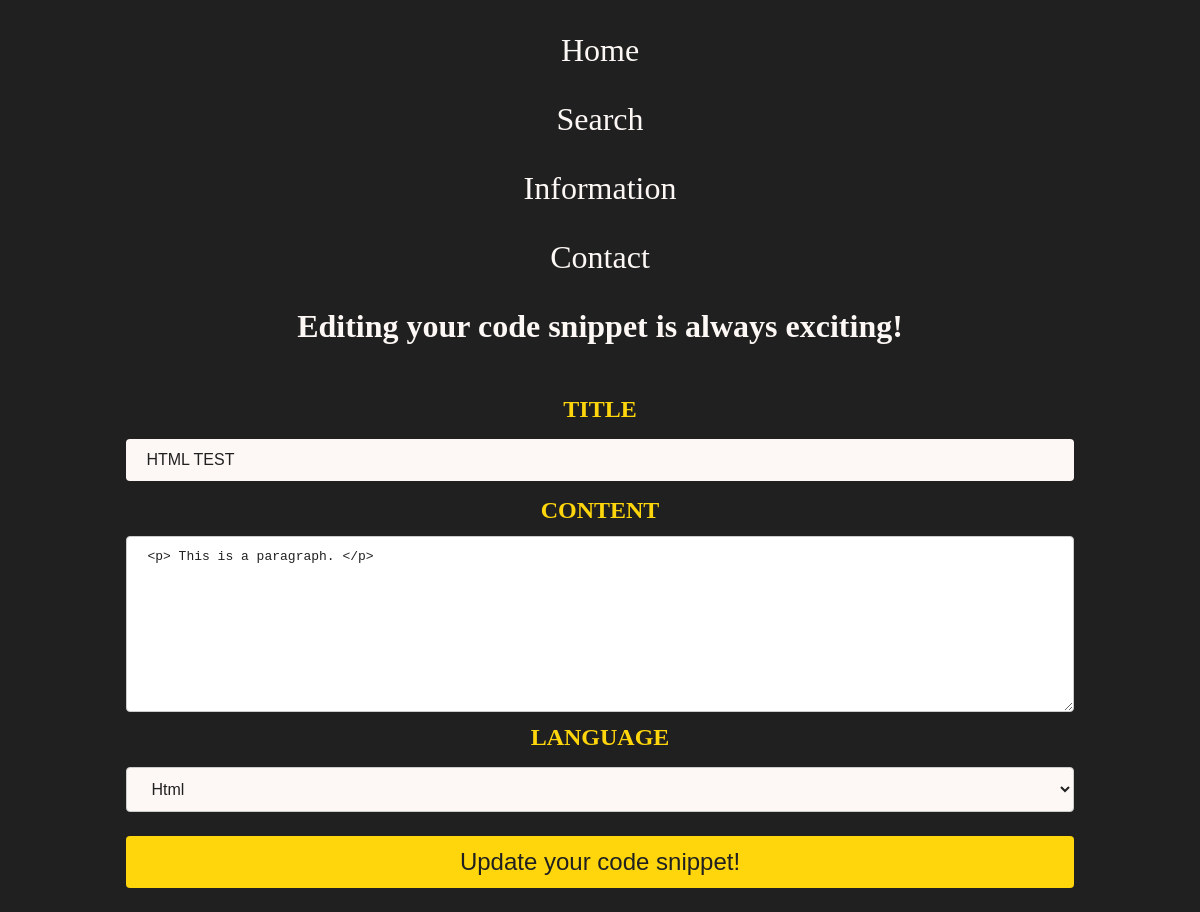
The page /update/8 on the database its author committed.
### app.py (models this page shows, shortened)
class Post(db.Model):
    id = db.Column(db.Integer, primary_key=True)
    title = db.Column(db.String(50), nullable=False)
    content = db.Column(db.String(500), nullable=False)
    language = db.Column(db.String(50), nullable=False)
    date_created = db.Column(db.DateTime, default=datetime.now(timezone.utc))

### app.py (the view)
@app.route('/update/<int:id>', methods=['GET', 'POST'])
def update(id):
    snippet_to_update = Post.query.get_or_404(id)
    if request.method == 'POST':
        snippet_to_update.title = request.form['title']
        snippet_to_update.content = request.form['content']
        snippet_to_update.language = request.form['language']
        try:
            db.session.commit()
            return redirect('/')
        except:
            return 'There was an issue updating your task.'
    else:
        return render_template('update.html', snippet=snippet_to_update)

### templates/update.html
{% extends "base.html" %}
{% block body %}
    <h1> Editing your code snippet is always exciting! </h1><br>
    <form action="/update/{{snippet.id}}" method="post">
    {% with title=snippet.title, content=snippet.content, language=snippet.language, submit_text="Update your code snippet!" %}
    {% include "code_input.html" %}
    {% endwith %}
    </form>
{% endblock %}

### templates/code_input.html
<h3 class="centered-text medium-text very-small-top-bottom-margin" style="color: var(--yellow)">TITLE</h3>
<input type="text" name="title" id="title" placeholder="Your title..." spellcheck="false" class="centered-block post-content" value="{{ title }}">
<h3 class="centered-text medium-text very-small-top-bottom-margin" style="color: var(--yellow)">CONTENT</h3>
<textarea id="editor" name="content" spellcheck="false" placeholder="Your code..." rows="10" class="centered-block post-content">{{ content }}</textarea>
<h3 class="centered-text medium-text very-small-top-bottom-margin" style="color: var(--yellow)">LANGUAGE</h3>
<select name="language" id="language" class="centered-block post-content">{% include "language_options.html" %}</select>
<input type="submit" value="{{ submit_text }}" class="centered-block" style="font-size: 1.5em">

### static/styles.css (style rules this page uses)
:root { --black: #202020; --grey: #707070; --grey_darker: #3F3F3F; --yellow:#FFD60C; --yellow_darker: #e5bf00; --white:#FDF8F5; --red: #c20b0b; }
body { font-family: serif; background-color: var(--black); color: var(--white); }
h1, h2 { text-align: center; }
.centered-text { text-align: center; align-self: center; }
.very-small-top-bottom-margin { margin-block-start: 0.5em; margin-block-end: 0.5em; }
.post-content { font-size: 1em; color:var(--black); }
.medium-text { font-size: 1.5em; }
.centered-block { display: block; margin-left: auto; margin-right: auto; }
input, select { width: 80%; padding: 12px 20px; border: none; border-radius: 4px; background-color: var(--white); outline-color: var(--yellow); color: var(--black); box-sizing: border-box; margin:1em; }
input[type=submit], input[type=button] { cursor: pointer; }
input[type=submit] { background-color: var(--yellow); }
textarea, code, select { width: 80%; padding: 12px 20px; border: 1px solid #ccc; border-radius: 4px; outline-color: var(--yellow); box-sizing: border-box; }

### rows shown on the page
Post: title "HTML TEST", content "<p> This is a paragraph. </p>", language "Html"
